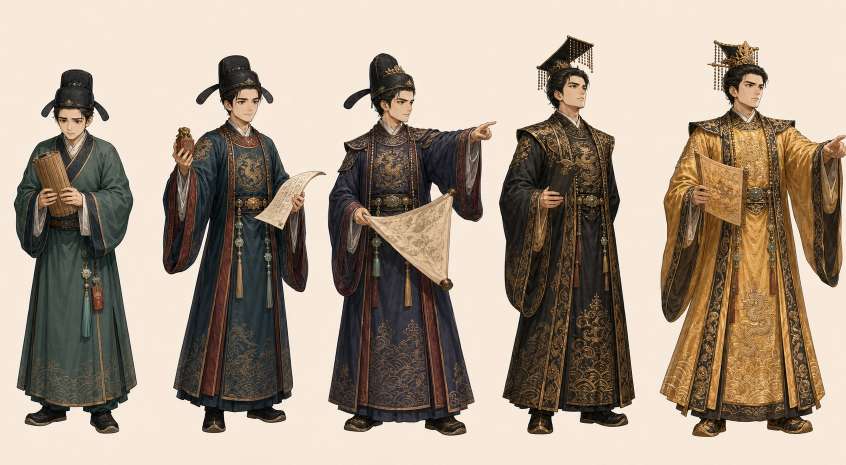
#> input picture design-assets/characters/source-sheets/ranks-male.jpg, 1692 x 929 px (shown at 1/2 size); its folder holds 6 pictures in this run
$ python extract-character-assets.py
#> lines starting #> are read from the running program, lines starting #| are printed output that depends on the picture
#!/usr/bin/env python3
"""Extract one-character transparent assets from the legacy contact sheets.

The runtime must never crop a multi-character image.  This migration script is
only used once to turn the approved legacy art into standalone WebP files.
Every output has the same 512 x 768 transparent canvas and a shared foot line.
"""

from __future__ import annotations

from collections import deque
from pathlib import Path

import numpy as np
from PIL import Image, ImageFilter


ROOT = Path(__file__).resolve().parents[1]
PUBLIC = ROOT / "public"
OUT = PUBLIC / "characters"
RANKS = ("county", "prefecture", "governor", "regent", "emperor")
MOODS = ("neutral", "warning", "success")
CANVAS = (512, 768)
FOOT_LINE = 744


def border_background_mask(image: Image.Image) -> np.ndarray:
    """Flood-fill only warm, light pixels connected to the crop border."""

    rgb = np.asarray(image.convert("RGB"), dtype=np.int16)
    h, w, _ = rgb.shape
    border = np.concatenate(
        (
            rgb[:14].reshape(-1, 3),
            rgb[-14:].reshape(-1, 3),
            rgb[:, :14].reshape(-1, 3),
            rgb[:, -14:].reshape(-1, 3),
        )
    )
    border_range = np.max(border, axis=1) - np.min(border, axis=1)
    paper_samples = border[
        (border[:, 0] > 168)
        & (border[:, 1] > 156)
        & (border[:, 2] > 138)
        & (border_range < 88)
    ]
    key = np.median(paper_samples if len(paper_samples) >= 24 else border, axis=0)
    distance = np.sqrt(np.sum((rgb - key) ** 2, axis=2))
    channel_range = np.max(rgb, axis=2) - np.min(rgb, axis=2)
    warm_light = (
        (distance < 112)
        & (rgb[:, :, 0] > 168)
        & (rgb[:, :, 1] > 154)
        & (rgb[:, :, 2] > 132)
        # Paper backdrops stay nearly neutral; skin and warm costume details
        # have a wider red-to-blue spread and must never become part of the
        # flood fill.
        & (channel_range < 48)
    )

    background = np.zeros((h, w), dtype=bool)
    queue: deque[tuple[int, int]] = deque()
    # The source sheets have one-pixel divider rules. Seed the flood from a
    # shallow inner frame as well as the literal edge so those rules cannot
    # trap the paper background inside a cell.
    inset = min(10, max(2, min(h, w) // 20))
    for y in range(h):
        for x in range(w):
            if (
                (y < inset or y >= h - inset or x < inset or x >= w - inset)
                and warm_light[y, x]
                and not background[y, x]
            ):
                background[y, x] = True
                queue.append((y, x))

    while queue:
        y, x = queue.popleft()
        for ny, nx in ((y - 1, x), (y + 1, x), (y, x - 1), (y, x + 1)):
            if (
                0 <= ny < h
                and 0 <= nx < w
                and warm_light[ny, nx]
                and not background[ny, nx]
            ):
                background[ny, nx] = True
                queue.append((ny, nx))
    return background


def remove_edge_intrusions(mask: np.ndarray) -> np.ndarray:
    """Keep the central subject while dropping components entering from a side."""

    h, w = mask.shape
    # The legacy sheets contain divider rules and, occasionally, a hand or
    # scroll intruding from the neighbouring cell.  Clear a narrow guard band
    # before component analysis so a divider cannot join the central figure at
    # the row baseline and become part of the exported asset.
    guard = max(4, round(min(h, w) * 0.018))
    mask = mask.copy()
    mask[:guard, :] = False
    mask[-guard:, :] = False
    mask[:, :guard] = False
    mask[:, -guard:] = False

    seen = np.zeros_like(mask, dtype=bool)
    components: list[
        tuple[list[tuple[int, int]], bool, tuple[int, int, int, int], bool]
    ] = []
    for y in range(h):
        for x in range(w):
            if not mask[y, x] or seen[y, x]:
                continue
            queue = deque([(y, x)])
            seen[y, x] = True
            pixels: list[tuple[int, int]] = []
            touches_guard = False
            min_y = max_y = y
            min_x = max_x = x
            while queue:
                cy, cx = queue.popleft()
                pixels.append((cy, cx))
                min_y = min(min_y, cy)
                max_y = max(max_y, cy)
                min_x = min(min_x, cx)
                max_x = max(max_x, cx)
                touches_guard = touches_guard or (
                    cx <= guard + 2
                    or cx >= w - guard - 3
                    or cy <= guard + 2
                    or cy >= h - guard - 3
                )
                for ny, nx in (
                    (cy - 1, cx),
                    (cy + 1, cx),
                    (cy, cx - 1),
                    (cy, cx + 1),
                ):
                    if (
                        0 <= ny < h
                        and 0 <= nx < w
                        and mask[ny, nx]
                        and not seen[ny, nx]
                    ):
                        seen[ny, nx] = True
                        queue.append((ny, nx))
            box_width = max_x - min_x + 1
            box_height = max_y - min_y + 1
            divider_like = (
                (box_width <= max(7, round(w * 0.035)) and box_height >= h * 0.42)
                or (
                    box_height <= max(7, round(h * 0.025))
                    and box_width >= w * 0.42
                )
            )
            components.append(
                (
                    pixels,
                    touches_guard,
                    (min_y, min_x, max_y, max_x),
                    divider_like,
                )
            )

    if not components:
        return mask

    center_y = h / 2
    center_x = w / 2

    def subject_score(index: int) -> float:
        pixels, _, (min_y, min_x, max_y, max_x), divider_like = components[index]
        if divider_like:
            return -1
        component_y = (min_y + max_y) / 2
        component_x = (min_x + max_x) / 2
        distance = (
            abs(component_x - center_x) / max(center_x, 1)
            + abs(component_y - center_y) / max(center_y, 1)
        )
        centrality = max(0.35, 1.55 - distance)
        return len(pixels) * centrality

    main_index = max(range(len(components)), key=subject_score)
    cleaned = np.zeros_like(mask, dtype=bool)
    main_size = len(components[main_index][0])
    main_box = components[main_index][2]
    main_min_y, main_min_x, main_max_y, main_max_x = main_box
    padding_x = round(w * 0.12)
    padding_y = round(h * 0.12)
    for index, (pixels, touches_guard, box, divider_like) in enumerate(components):
        min_y, min_x, max_y, max_x = box
        near_main = not (
            max_x < main_min_x - padding_x
            or min_x > main_max_x + padding_x
            or max_y < main_min_y - padding_y
            or min_y > main_max_y + padding_y
        )
        keep = index == main_index or (
            not divider_like
            and not touches_guard
            and near_main
            and len(pixels) >= max(24, int(main_size * 0.0012))
        )
        if keep:
            ys, xs = zip(*pixels)
            cleaned[np.asarray(ys), np.asarray(xs)] = True
    return cleaned


def cutout(crop: Image.Image) -> Image.Image:
    rgba = crop.convert("RGBA")
    background = border_background_mask(rgba)
    foreground = remove_edge_intrusions(~background)
    matte = Image.fromarray((foreground * 255).astype(np.uint8), "L")
    matte = matte.filter(ImageFilter.GaussianBlur(0.55))
    rgba.putalpha(matte)
    return rgba


def normalize(image: Image.Image) -> Image.Image:
    bbox = image.getchannel("A").getbbox()
    if not bbox:
        raise ValueError("empty character cutout")
    subject = image.crop(bbox)
    max_width, max_height = 472, 700
    scale = min(max_width / subject.width, max_height / subject.height)
    subject = subject.resize(
        (
            max(1, round(subject.width * scale)),
            max(1, round(subject.height * scale)),
        ),
        Image.Resampling.LANCZOS,
    )
    canvas = Image.new("RGBA", CANVAS, (0, 0, 0, 0))
    x = (CANVAS[0] - subject.width) // 2
    y = FOOT_LINE - subject.height
    canvas.alpha_composite(subject, (x, y))
    return canvas


def save_asset(image: Image.Image, path: Path) -> None:
    path.parent.mkdir(parents=True, exist_ok=True)
    normalize(cutout(image)).save(
        path,
        "WEBP",
        quality=88,
        method=6,
        alpha_quality=95,
    )


def extract_players() -> None:
    for gender in ("male", "female"):
        sheet = Image.open(
            ROOT / "design-assets" / "characters" / "source-sheets" / f"ranks-{gender}.jpg"
        ).convert("RGB")
#> sheet is the input picture: PIL image 1692x929 RGB; mean R, G, B 168.1, 152.6, 136.3
        width, height = sheet.size
#> width = 1692; height = 929
        for index, rank in enumerate(RANKS):
            left = round(index * width / 5)
            right = round((index + 1) * width / 5)
            crop = sheet.crop((left, 0, right, height))
            save_asset(
                crop,
                OUT / "player" / gender / rank / "stable.webp",
            )
#> this loop made 5 passes
#> pass 1, in extract_players, `crop = sheet.crop((left, 0, right, height))`:
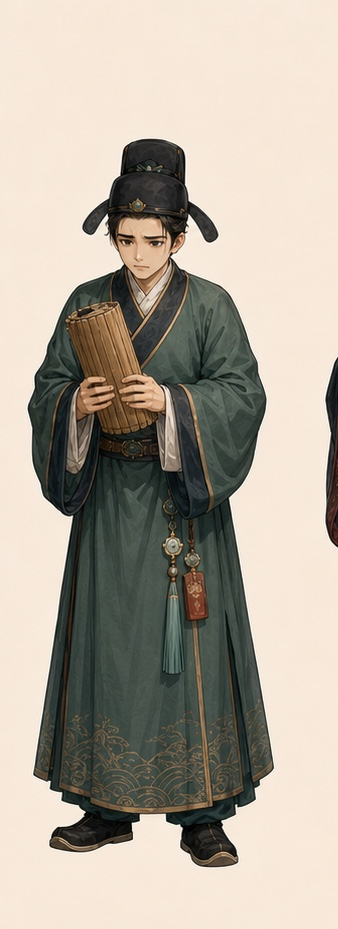
#> crop: PIL image 338x929 RGB; mean R, G, B 177, 168.4, 155.4
#> pass 1, in border_background_mask, `distance = np.sqrt(np.sum((rgb - key) ** 2, axis=2))`:
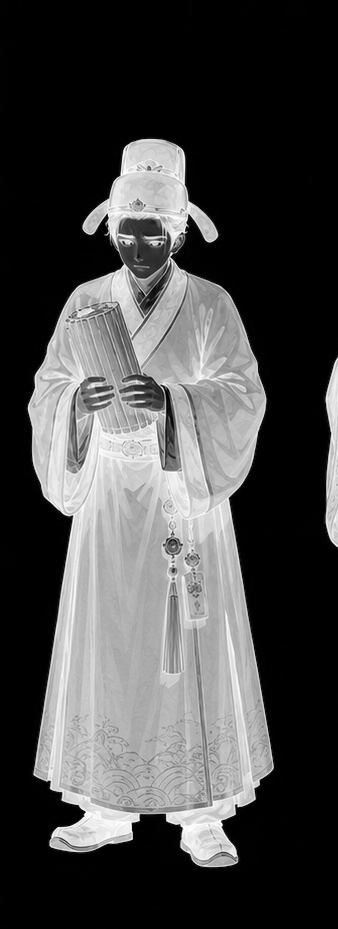
#> distance: shape (929, 338) float64; min 1, max 403.6, mean 115.9; drawn with min black and max white
#> after the loop:
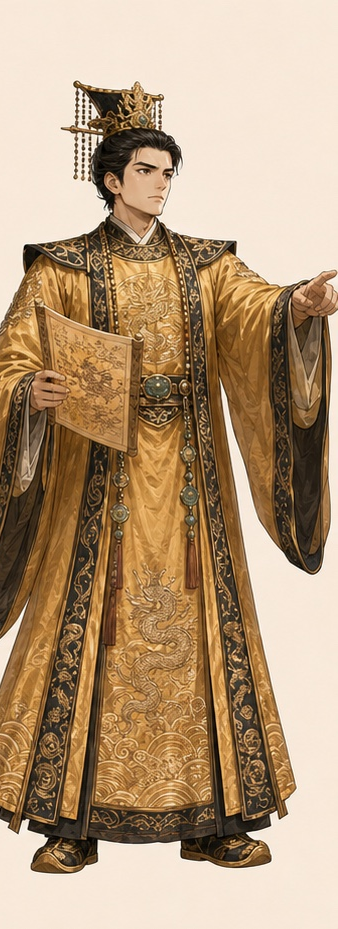
#> crop: PIL image 338x929 RGB; mean R, G, B 179.8, 152.1, 121.2
#> pass 2 of the loop in extract_players, `for gender in ("male", "female"):`:
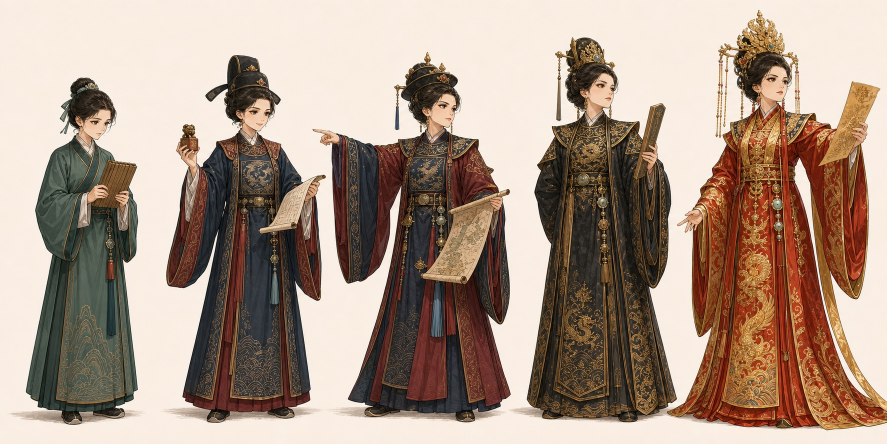
#> input picture design-assets/characters/source-sheets/ranks-female.jpg, 1774 x 887 px (shown at 1/2 size)
#> in extract_players, sheet is the input picture: PIL image 1774x887 RGB; mean R, G, B 170.3, 149.8, 134.9
#> the loop in extract_players, `for index, rank in enumerate(RANKS):` made 5 passes
#> pass 1, in extract_players, `crop = sheet.crop((left, 0, right, height))`:
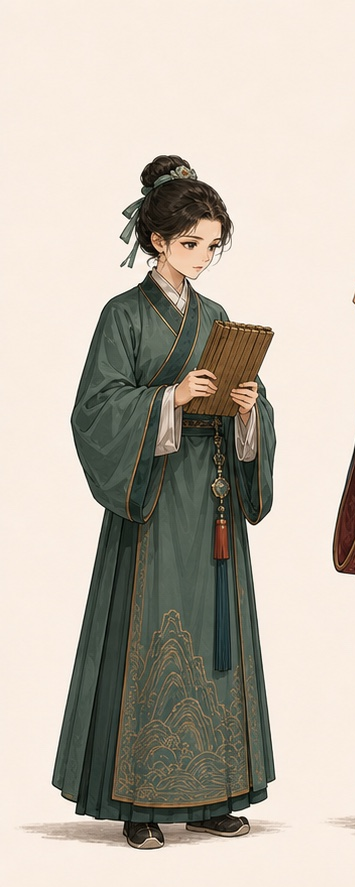
#> crop: PIL image 355x887 RGB; mean R, G, B 190.3, 182.6, 170.7
#> after the loop in extract_players, `for index, rank in enumerate(RANKS):`:
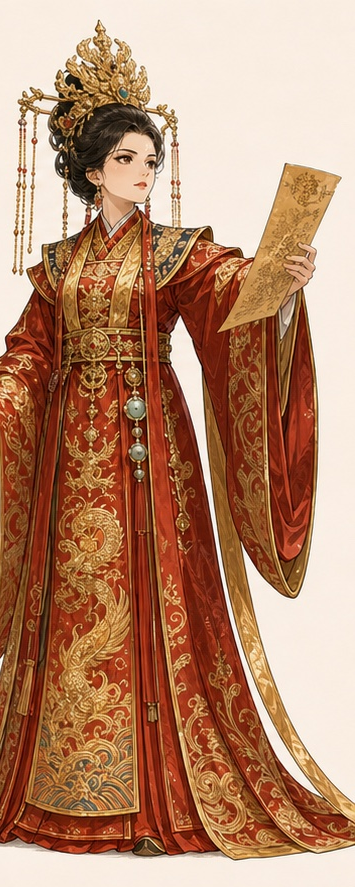
#> crop: PIL image 355x887 RGB; mean R, G, B 181.5, 135.7, 108.2


def extract_npcs() -> None:
    routes = {
        "comic": "npc-comic-ranks.jpg",
        "advisor": "npc-advisor-ranks.jpg",
        "companion-female": "npc-companion-female-ranks.jpg",
        "companion-male": "npc-companion-male-ranks.jpg",
    }
    for route, filename in routes.items():
        sheet = Image.open(
            ROOT / "design-assets" / "characters" / "source-sheets" / filename
        ).convert("RGB")
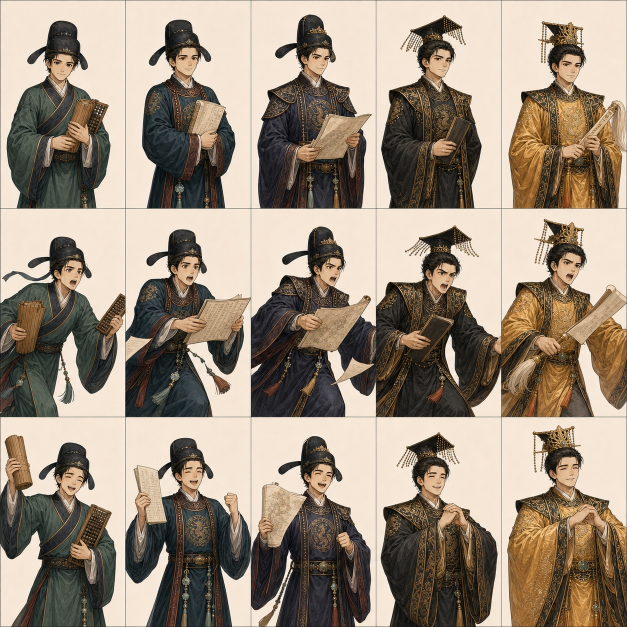
#> input picture design-assets/characters/source-sheets/npc-comic-ranks.jpg, 1254 x 1254 px (shown at 1/2 size)
#> sheet is the input picture: PIL image 1254x1254 RGB; mean R, G, B 155.5, 140.9, 124.8
        width, height = sheet.size
        for row, mood in enumerate(MOODS):
            top = round(row * height / 3)
            bottom = round((row + 1) * height / 3)
            for column, rank in enumerate(RANKS):
                left = round(column * width / 5)
                right = round((column + 1) * width / 5)
                individual_source = (
                    ROOT
                    / "design-assets"
                    / "characters"
                    / "npc-individual"
                    / route
                    / rank
                    / f"{mood}.webp"
                )
                if route in {"comic", "advisor"}:
                    if not individual_source.exists():
#> (the run stopped early here; a loop or call above may not have finished)
